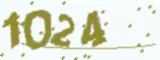
#> input picture 验证码/640 (2).webp, 160 x 60 px
$ python '灰度二值化降噪.py'
#> lines starting #> are read from the running program, lines starting #| are printed output that depends on the picture; after the words box and inside, x2 and y2 are one past the last pixel; in counts of white or black regions, pixels touching at a corner belong together
try:
    from PIL import Image
except ImportError:
    import Image
import pytesseract

def convert_img(img,threshold):
    img = img.convert("L")  # 处理灰度
    pixels = img.load()
    for x in range(img.width):
        for y in range(img.height):
            if pixels[x, y] > threshold:
                pixels[x, y] = 255
            else:
                pixels[x, y] = 0

    data = img.getdata()
    w, h = img.size
    count = 0
    for x in range(1, h - 1):
        for y in range(1, h - 1):
            # 找出各个像素方向
            mid_pixel = data[w * y + x]
            if mid_pixel == 0:
                top_pixel = data[w * (y - 1) + x]
                left_pixel = data[w * y + (x - 1)]
                down_pixel = data[w * (y + 1) + x]
                right_pixel = data[w * y + (x + 1)]

                if top_pixel == 0:
                    count += 1
                if left_pixel == 0:
                    count += 1
                if down_pixel == 0:
                    count += 1
                if right_pixel == 0:
                    count += 1
                if count > 4:
                    img.putpixel((x, y), 0)
    return img
captcha = Image.open("640 (2).webp")
#> captcha is the input picture: PIL image 160x60 RGB; mean R, G, B 224.1, 227.9, 209.1
captcha=captcha.convert('RGB')
result = captcha.convert('L')
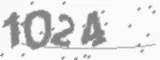
#> result: PIL image 160x60 L; min 118, max 255, mean 224.7
threshold=180
a=convert_img(result,threshold)
#> after the loop in convert_img, `for x in range(1, h - 1):`:
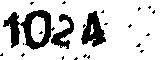
#> img: PIL image 160x60 L; 80.3% white; 22 black regions (19 under 20 px), largest, box (x1, y1, x2, y2) and area: (3, 10, 55, 50) 923, (81, 11, 106, 47) 503, (51, 14, 74, 49) 337
#> after the loop in convert_img, `for x in range(1, h - 1):`: count = 3659


#> (the run stopped early here; a loop or call above may not have finished)

$ run again, with 验证码/640 (1).webp copied over 验证码/640 (2).webp
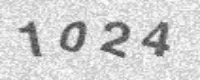
#> input picture 验证码/640 (1).webp, 200 x 80 px
#> captcha is the input picture: PIL image 200x80 RGB; mean R, G, B 209.8, 209.8, 209.8
#> after the loop in convert_img, `for x in range(1, h - 1):`:
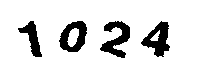
#> img: PIL image 200x80 L; 88.1% white; 4 black regions, box (x1, y1, x2, y2) and area: (100, 21, 130, 58) 535, (141, 21, 170, 57) 525, (59, 21, 87, 52) 498, (18, 21, 42, 57) 353
#> after the loop in convert_img, `for x in range(1, h - 1):`: count = 2470
